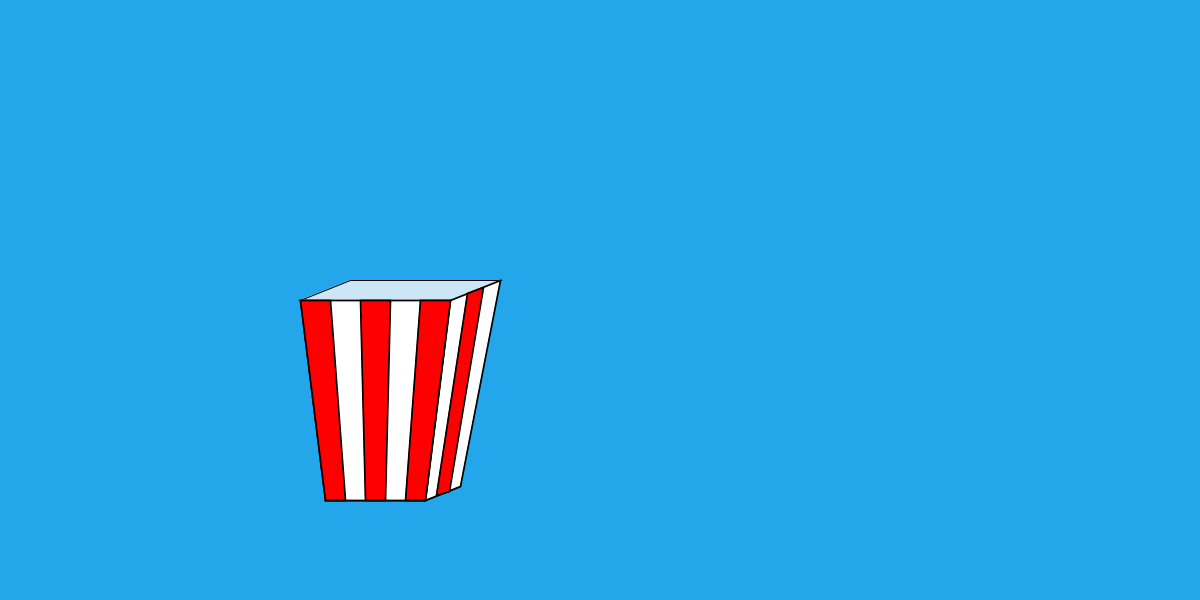
Frame 1 (no input)
Frame 60 (the mouse pressed at the canvas centre just before this capture): identical to frame 1, image omitted
Frame 120 (the mouse held since frame 60 and released just before this capture): identical to frame 1, image omitted

The Processing sketch that drew this single still picture (run headless with seeded random() and noise(); from frame 60 on, the mouse is pressed at the canvas centre):

// Processing sketch: processing_72546
// ── processing_72546.pde

//Aileena Gray
//Introduction to Digital Media Fall 2012
//Section A
//09/9/2012

int pop;

void setup() {
  size(1200, 600);
  background(36, 166, 234);
  pop=0;
  
  smooth();

  fill(205, 230, 245);
  quad(300, height/2, 450, height/2, 500, 280, 350, 280);
  strokeWeight(1.7);

  line(325, 500, 425, 500); 
  line(425, 500, 460, 486); 

  smooth();
  fill(255);
  beginShape();
  vertex(300, height/2);
  vertex(450, height/2);
  vertex(425, 500);
  vertex(325, 500);
  endShape(CLOSE);

  fill(255);
  beginShape();
  vertex(450, height/2);
  vertex(500, 280);
  vertex(460, 486);
  vertex(425, 500);
  endShape(CLOSE);

  fill(255, 0, 0);
  beginShape();
  vertex(300, height/2);
  vertex(330, 300);
  vertex(345, 500);
  vertex(325, 500);
  endShape(CLOSE);

  fill(255, 0, 0);
  beginShape();
  vertex(360, height/2);
  vertex(390, height/2);
  vertex(385, 500);
  vertex(365, 500);
  endShape(CLOSE);

  fill(255, 0, 0);
  beginShape();
  vertex(420, height/2);
  vertex(450, height/2);
  vertex(425, 500);
  vertex(405, 500);
  endShape(CLOSE);

  fill(255, 0, 0);
  beginShape();
  vertex(467, 293);
  vertex(483, 287);
  vertex(449, 491);
  vertex(436, 495);
  endShape(CLOSE);
}


void mouseClicked() {
  smooth();
  pop= pop+1;

  fill(245, 240, 94);
  ellipse(mouseX-13, mouseY+18, 55, 50);

  fill(252, 551, 201);
  ellipse(mouseX-9, mouseY+10, 42, 49);

  fill(255);
  ellipse(mouseX+13, mouseY, 35, 40);

  fill(237, 230, 53);
  ellipse(mouseX-13, mouseY-10, 35, 40);

  fill(255);
  ellipse(mouseX-14, mouseY-10, 20, 35);

  fill(229, 227, 120);
  ellipse (mouseX+10, mouseY-10, 35, 30);

  fill(0);
  ellipse (mouseX, mouseY, 18, 18);

  fill(229, 228, 197);
  ellipse(mouseX-10, mouseY+10, 30, 35);

  fill(255);
  ellipse(mouseX+7, mouseY-10, 15, 30);

  fill(28, 25, 24);
  rect(mouseX+5, mouseY+7, 3, 3);



  fill(0);
  beginShape();
  vertex(mouseX-3, mouseY);
  vertex(mouseX, mouseY-3);
  vertex(mouseX+3, mouseY);
  vertex(mouseX, mouseY+3);
  endShape(CLOSE);
}

void draw() {
//I did draw the popcorn in "draw", but because I wanted them
//to show up before the box I transfered them to "setup" so the box
//simply became part of the background.
}

void keyPressed() {
  if (key == 's') {
    save("gray/Omar.png");
  }
}
